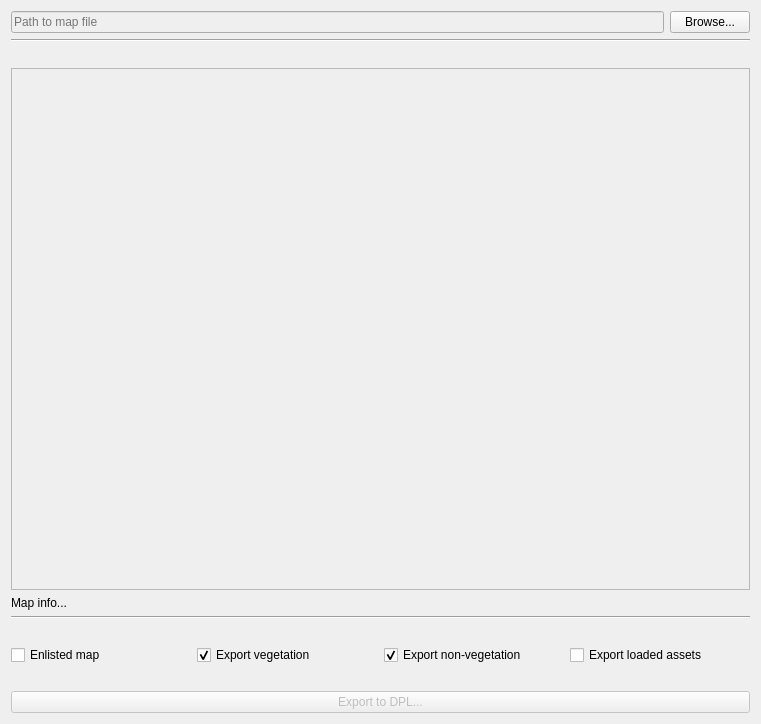
<?xml version="1.0" encoding="UTF-8"?>
<ui version="4.0">
 <class>Form</class>
 <widget class="QWidget" name="Form">
 <property name="geometry">
   <rect>
    <x>0</x>
    <y>0</y>
    <width>761</width>
    <height>724</height>
   </rect>
  </property>
  <property name="windowTitle">
   <string>Dagor Asset Explorer - Per-cell map prop layout export</string>
  </property>
  <property name="locale">
   <locale language="English" country="UnitedStates"/>
  </property>
  <layout class="QVBoxLayout" name="verticalLayout_3">
   <item>
    <layout class="QHBoxLayout" name="horizontalLayout">
     <property name="sizeConstraint">
      <enum>QLayout::SetMinimumSize</enum>
     </property>
     <item>
      <widget class="QLineEdit" name="lineEdit">
       <property name="enabled">
        <bool>false</bool>
       </property>
       <property name="locale">
        <locale language="English" country="UnitedStates"/>
       </property>
       <property name="placeholderText">
        <string>Path to map file</string>
       </property>
      </widget>
     </item>
     <item>
      <widget class="QPushButton" name="browse">
       <property name="windowTitle">
        <string>Dagor Asset Explorer - Per-cell map prop layout export</string>
       </property>
       <property name="locale">
        <locale language="English" country="UnitedStates"/>
       </property>
       <property name="text">
        <string>Browse...</string>
       </property>
      </widget>
     </item>
    </layout>
   </item>
   <item>
    <widget class="Line" name="line">
     <property name="orientation">
      <enum>Qt::Horizontal</enum>
     </property>
    </widget>
   </item>
   <item>
    <spacer name="horizontalSpacer_2">
     <property name="orientation">
      <enum>Qt::Horizontal</enum>
     </property>
     <property name="sizeType">
      <enum>QSizePolicy::Expanding</enum>
     </property>
     <property name="sizeHint" stdset="0">
      <size>
       <width>400</width>
       <height>20</height>
      </size>
     </property>
    </spacer>
   </item>
   <item>
    <widget class="QScrollArea" name="scrollArea">
     <property name="widgetResizable">
      <bool>true</bool>
     </property>
     <widget class="QWidget" name="scrollAreaWidgetContents_2">
      <property name="geometry">
       <rect>
        <x>0</x>
        <y>0</y>
        <width>737</width>
        <height>473</height>
       </rect>
      </property>
      <layout class="QGridLayout" name="gridLayout_2">
       <item row="0" column="0">
        <layout class="QGridLayout" name="gridLayout">
         <property name="sizeConstraint">
          <enum>QLayout::SetDefaultConstraint</enum>
         </property>
        </layout>
       </item>
      </layout>
     </widget>
    </widget>
   </item>
   <item>
    <widget class="QLabel" name="infoLabel">
     <property name="text">
      <string>Map info...</string>
     </property>
    </widget>
   </item>
   <item>
    <widget class="Line" name="line_2">
     <property name="orientation">
      <enum>Qt::Horizontal</enum>
     </property>
    </widget>
   </item>
   <item>
    <spacer name="horizontalSpacer_5">
     <property name="orientation">
      <enum>Qt::Horizontal</enum>
     </property>
     <property name="sizeHint" stdset="0">
      <size>
       <width>40</width>
       <height>20</height>
      </size>
     </property>
    </spacer>
   </item>
   <item>
    <layout class="QVBoxLayout" name="verticalLayout">
     <item>
      <layout class="QHBoxLayout" name="horizontalLayout_2">
       <item>
        <widget class="QCheckBox" name="enlistedMap">
         <property name="text">
          <string>Enlisted map</string>
         </property>
        </widget>
       </item>
       <item>
        <widget class="QCheckBox" name="exportVegetation">
         <property name="text">
          <string>Export vegetation</string>
         </property>
         <property name="checked">
          <bool>true</bool>
         </property>
        </widget>
       </item>
       <item>
        <widget class="QCheckBox" name="exportNonVegetation">
         <property name="text">
          <string>Export non-vegetation</string>
         </property>
         <property name="checked">
          <bool>true</bool>
         </property>
        </widget>
       </item>
       <item>
        <widget class="QCheckBox" name="exportAssets">
         <property name="text">
          <string>Export loaded assets</string>
         </property>
        </widget>
       </item>
      </layout>
     </item>
     <item>
      <spacer name="horizontalSpacer_3">
       <property name="orientation">
        <enum>Qt::Horizontal</enum>
       </property>
       <property name="sizeHint" stdset="0">
        <size>
         <width>40</width>
         <height>20</height>
        </size>
       </property>
      </spacer>
     </item>
     <item>
      <widget class="QPushButton" name="exportButton">
       <property name="enabled">
        <bool>false</bool>
       </property>
       <property name="text">
        <string>Export to DPL...</string>
       </property>
      </widget>
     </item>
    </layout>
   </item>
  </layout>
  </widget>
 <resources/>
 <connections/>
</ui>
